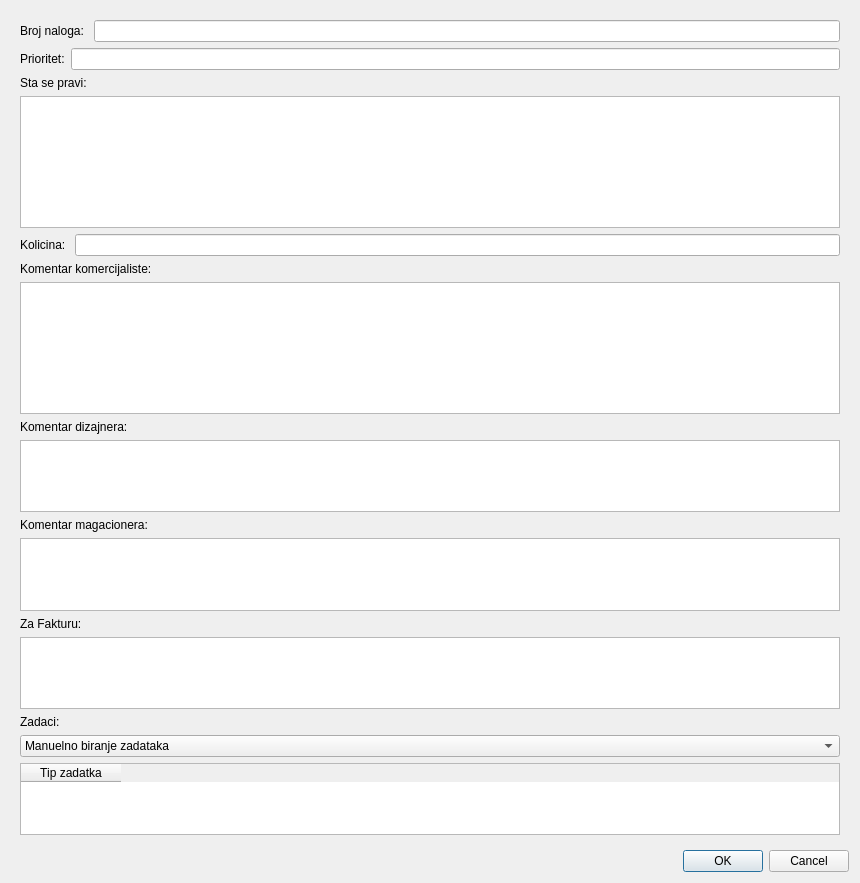
<?xml version="1.0" encoding="UTF-8"?>
<ui version="4.0">
 <class>CommandDialog</class>
 <widget class="QDialog" name="CommandDialog">
  <property name="geometry">
   <rect>
    <x>0</x>
    <y>0</y>
    <width>860</width>
    <height>883</height>
   </rect>
  </property>
  <property name="windowTitle">
   <string>Dialog</string>
  </property>
  <property name="modal">
   <bool>true</bool>
  </property>
  <layout class="QVBoxLayout" name="verticalLayout">
   <item>
    <widget class="QWidget" name="widget" native="true">
     <layout class="QVBoxLayout" name="verticalLayout_2">
      <item>
       <widget class="QWidget" name="widget_2" native="true">
        <layout class="QHBoxLayout" name="horizontalLayout_2">
         <property name="leftMargin">
          <number>0</number>
         </property>
         <property name="topMargin">
          <number>0</number>
         </property>
         <property name="rightMargin">
          <number>0</number>
         </property>
         <property name="bottomMargin">
          <number>0</number>
         </property>
         <item>
          <widget class="QLabel" name="label_6">
           <property name="text">
            <string>Broj naloga: </string>
           </property>
          </widget>
         </item>
         <item>
          <widget class="QLineEdit" name="commandNumber"/>
         </item>
        </layout>
       </widget>
      </item>
      <item>
       <widget class="QWidget" name="priorityWidget" native="true">
        <layout class="QHBoxLayout" name="horizontalLayout">
         <property name="leftMargin">
          <number>0</number>
         </property>
         <property name="topMargin">
          <number>0</number>
         </property>
         <property name="rightMargin">
          <number>0</number>
         </property>
         <property name="bottomMargin">
          <number>0</number>
         </property>
         <item>
          <widget class="QLabel" name="label_5">
           <property name="text">
            <string>Prioritet:</string>
           </property>
          </widget>
         </item>
         <item>
          <widget class="QLineEdit" name="Priority"/>
         </item>
        </layout>
       </widget>
      </item>
      <item>
       <widget class="QWidget" name="comercialist" native="true">
        <layout class="QVBoxLayout" name="verticalLayout_4">
         <property name="leftMargin">
          <number>0</number>
         </property>
         <property name="topMargin">
          <number>0</number>
         </property>
         <property name="rightMargin">
          <number>0</number>
         </property>
         <property name="bottomMargin">
          <number>0</number>
         </property>
         <item>
          <widget class="QLabel" name="label_9">
           <property name="text">
            <string>Sta se pravi:</string>
           </property>
          </widget>
         </item>
         <item>
          <widget class="QTextEdit" name="specification"/>
         </item>
         <item>
          <widget class="QWidget" name="widget_3" native="true">
           <layout class="QHBoxLayout" name="horizontalLayout_3">
            <property name="leftMargin">
             <number>0</number>
            </property>
            <property name="topMargin">
             <number>0</number>
            </property>
            <property name="rightMargin">
             <number>0</number>
            </property>
            <property name="bottomMargin">
             <number>0</number>
            </property>
            <item>
             <widget class="QLabel" name="label_8">
              <property name="text">
               <string>Kolicina: </string>
              </property>
             </widget>
            </item>
            <item>
             <widget class="QLineEdit" name="quantity"/>
            </item>
           </layout>
          </widget>
         </item>
         <item>
          <widget class="QLabel" name="label">
           <property name="text">
            <string>Komentar komercijaliste: </string>
           </property>
          </widget>
         </item>
         <item>
          <widget class="QTextEdit" name="comercialistDescription"/>
         </item>
        </layout>
       </widget>
      </item>
      <item>
       <widget class="QWidget" name="designer" native="true">
        <layout class="QVBoxLayout" name="verticalLayout_5">
         <property name="leftMargin">
          <number>0</number>
         </property>
         <property name="topMargin">
          <number>0</number>
         </property>
         <property name="rightMargin">
          <number>0</number>
         </property>
         <property name="bottomMargin">
          <number>0</number>
         </property>
         <item>
          <widget class="QLabel" name="label_2">
           <property name="text">
            <string>Komentar dizajnera: </string>
           </property>
          </widget>
         </item>
         <item>
          <widget class="QTextEdit" name="designerDescription"/>
         </item>
        </layout>
       </widget>
      </item>
      <item>
       <widget class="QWidget" name="storekeeper" native="true">
        <layout class="QVBoxLayout" name="verticalLayout_8">
         <property name="leftMargin">
          <number>0</number>
         </property>
         <property name="topMargin">
          <number>0</number>
         </property>
         <property name="rightMargin">
          <number>0</number>
         </property>
         <property name="bottomMargin">
          <number>0</number>
         </property>
         <item>
          <widget class="QLabel" name="label_3">
           <property name="text">
            <string>Komentar magacionera: </string>
           </property>
          </widget>
         </item>
         <item>
          <widget class="QTextEdit" name="storekeeperDescription"/>
         </item>
        </layout>
       </widget>
      </item>
      <item>
       <widget class="QWidget" name="invoice" native="true">
        <layout class="QVBoxLayout" name="verticalLayout_6">
         <property name="leftMargin">
          <number>0</number>
         </property>
         <property name="topMargin">
          <number>0</number>
         </property>
         <property name="rightMargin">
          <number>0</number>
         </property>
         <property name="bottomMargin">
          <number>0</number>
         </property>
         <item>
          <widget class="QLabel" name="label_7">
           <property name="text">
            <string>Za Fakturu: </string>
           </property>
          </widget>
         </item>
         <item>
          <widget class="QTextEdit" name="invoiceDescription"/>
         </item>
        </layout>
       </widget>
      </item>
      <item>
       <widget class="QWidget" name="tasks" native="true">
        <layout class="QVBoxLayout" name="verticalLayout_3">
         <property name="leftMargin">
          <number>0</number>
         </property>
         <property name="topMargin">
          <number>0</number>
         </property>
         <property name="rightMargin">
          <number>0</number>
         </property>
         <property name="bottomMargin">
          <number>0</number>
         </property>
         <item>
          <widget class="QLabel" name="label_4">
           <property name="text">
            <string>Zadaci: </string>
           </property>
          </widget>
         </item>
         <item>
          <widget class="QComboBox" name="comboBox">
           <item>
            <property name="text">
             <string>Manuelno biranje zadataka</string>
            </property>
           </item>
           <item>
            <property name="text">
             <string>Lastis</string>
            </property>
           </item>
           <item>
            <property name="text">
             <string>Tkanje</string>
            </property>
           </item>
           <item>
            <property name="text">
             <string>Stampa</string>
            </property>
           </item>
          </widget>
         </item>
         <item>
          <widget class="QTableWidget" name="taskTable">
           <column>
            <property name="text">
             <string>Tip zadatka</string>
            </property>
           </column>
          </widget>
         </item>
        </layout>
       </widget>
      </item>
     </layout>
    </widget>
   </item>
   <item>
    <widget class="QDialogButtonBox" name="buttonBox">
     <property name="orientation">
      <enum>Qt::Horizontal</enum>
     </property>
     <property name="standardButtons">
      <set>QDialogButtonBox::Cancel|QDialogButtonBox::Ok</set>
     </property>
    </widget>
   </item>
  </layout>
 </widget>
 <resources/>
 <connections>
  <connection>
   <sender>buttonBox</sender>
   <signal>accepted()</signal>
   <receiver>CommandDialog</receiver>
   <slot>accept()</slot>
   <hints>
    <hint type="sourcelabel">
     <x>248</x>
     <y>254</y>
    </hint>
    <hint type="destinationlabel">
     <x>157</x>
     <y>274</y>
    </hint>
   </hints>
  </connection>
  <connection>
   <sender>buttonBox</sender>
   <signal>rejected()</signal>
   <receiver>CommandDialog</receiver>
   <slot>reject()</slot>
   <hints>
    <hint type="sourcelabel">
     <x>316</x>
     <y>260</y>
    </hint>
    <hint type="destinationlabel">
     <x>286</x>
     <y>274</y>
    </hint>
   </hints>
  </connection>
 </connections>
</ui>
